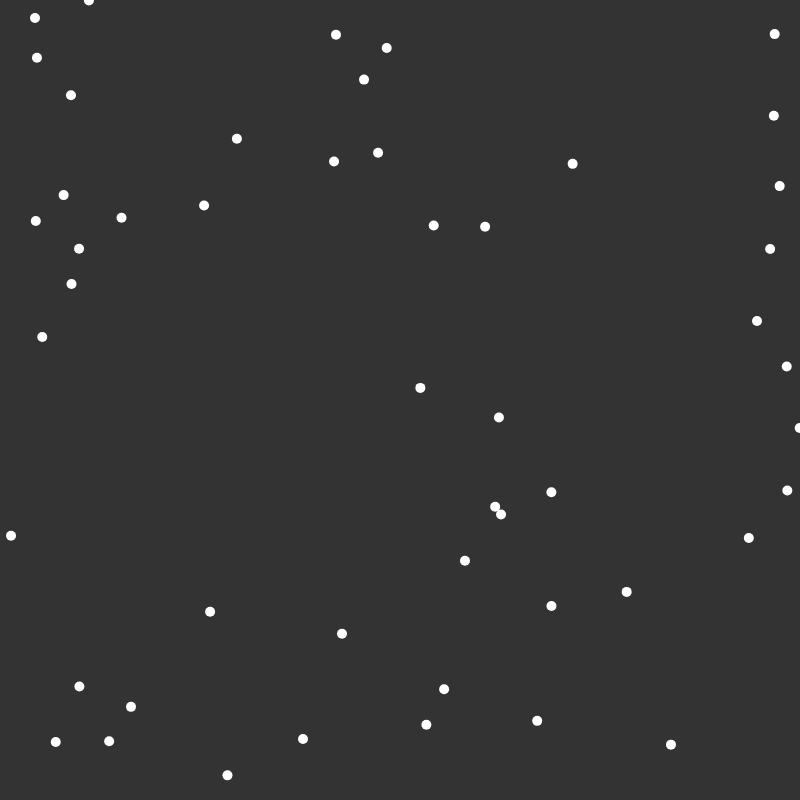
Frame 1 (no input)
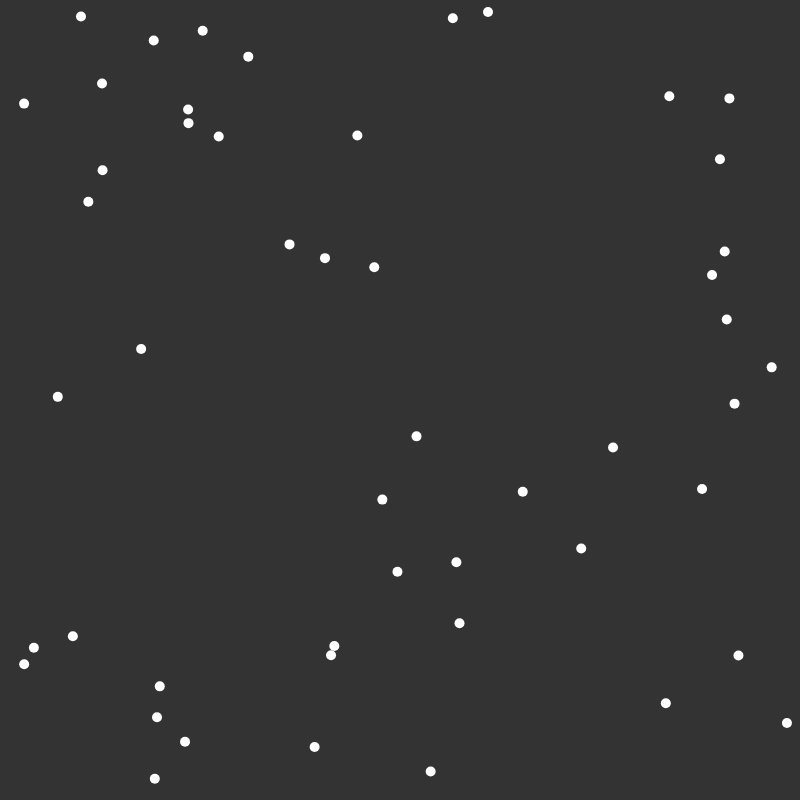
Frame 60 (no input)
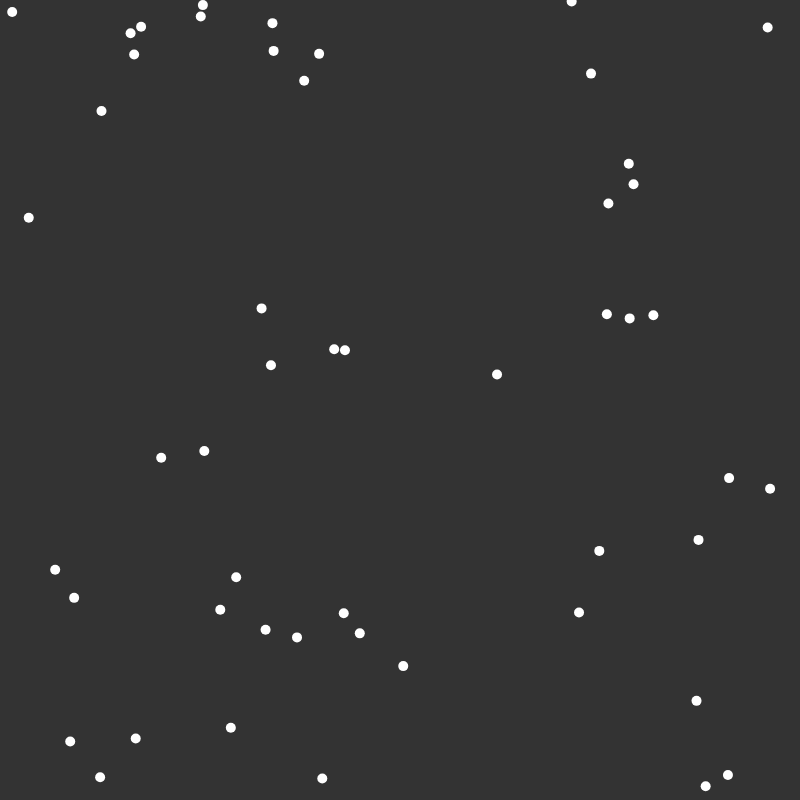
Frame 120 (the mouse pressed at the canvas centre since frame 60)

The p5.js sketch that drew these frames (run headless with seeded random() and noise() and a simulated clock; from frame 60 on, the mouse is pressed at the canvas centre):

// p5.js sketch
// ── sketch.js
let people = [];
let personSize = 10;
let speed = 2;
let crowdSize = 50;

function setup() {
  createCanvas(800, 800);
  for (let i = 0; i < crowdSize; i++) {
    people.push(
      new Person(
        floor(random(width)), floor(random(height))
        )
      );
  }
}

function draw() {
  background(51);
  for (let person of people) {
    person.update(people);
    person.show();
  }
}

function mousePressed() {
  for (let person of people) {
    const distance = dist(person.x, person.y, mouseX, mouseY);

    if (distance < 3 * personSize) {
      person.infected = true;
      sendOutCodes(person);
    }
  }
}

function sendOutCodes(person) {
  for(let other of people) {
    let uuids = person.uuids;
    other.sickCodes(uuids);
  }
  console.log('contact matching done');
}
// ── person.js
class Person {

    constructor(x, y) {
        this.x = x;
        this.y = y;
        this.velocity = p5.Vector.random2D();
        this.velocity.setMag(speed);
        // Create random key every day
        this.uuids = [this.createUUID()];
        this.broadcastingKey;

        // Create random key every 10 minutes that is broadcasted
        this.createBroadcastingKey(this.uuids[this.uuids.length - 1]).then((key) => {
            this.broadcastingKey = key;
        })


        setInterval(() => {
            this.uuids.push(this.createUUID());
        }, 10000);

        setInterval(async () => {
            this.broadcastingKey = await this.createBroadcastingKey(this.uuids[this.uuids.length - 1]);
        }, 1000);

        this.otherCodes = [];
        this.infected = false;
        this.wasInContactWithSickPerson = false;
    }

    update(people) {
        this.detectHit(people);

        // Stop moving after sick or quarantined;
        if(this.infected || this.wasInContactWithSickPerson) return;

        this.x += this.velocity.x;
        this.y += this.velocity.y;

        if(this.x < 0 || this.x > width) {
            this.velocity.x *= -1;
        }


        if(this.y < 0 || this.y > height) {
            this.velocity.y *= -1;
        }

    }

    detectHit(people) {
        for (let other of people) {
            if (other === this) continue;
            let distance = dist(this.x, this.y, other.x, other.y);

            if (distance <= personSize) {
                // Exchange keys
                this.exchangeCodes(other);


                // Bounce of each other
                let dx = other.x - this.x;
                let dy = other.y - this.y;
                let angle = atan2(dy, dx);
                let targetX = this.x + cos(angle) * personSize;
                let targetY = this.y + sin(angle) * personSize;
                let ax = (targetX - other.x) * 0.05;
                let ay = (targetY - other.y) * 0.05;

                this.velocity.x -= ax;
                this.velocity.y -= ay;
                this.velocity.setMag(speed);

                other.velocity.x += ax;
                other.velocity.y += ay;
                this.velocity.setMag(speed);
            }
        }
    }

    exchangeCodes(other) {
        if(this.otherCodes.indexOf(other.broadcastingKey) === -1) {
            this.otherCodes.push(other.broadcastingKey);
        }

        if(other.otherCodes.indexOf(this.broadcastingKey) === -1) {
            other.otherCodes.push(this.broadcastingKey);
        }
    }

    show() {
        noStroke();
        if(this.infected) {
            fill(255, 0, 0);
        } else if(this.wasInContactWithSickPerson) {
            fill(0, 0, 255);
        } else {
            fill(255);
        }
        ellipse(this.x, this.y, personSize, personSize);
    }

    async sickCodes(codes) {
        for (let code of codes) {
            for (let i = 0; i <= floor(frameCount / 100); i++) {
                let sha = await sha256(`${code}-${i}`);         
                if (this.otherCodes.indexOf(sha) !== -1) {
                    this.wasInContactWithSickPerson = true;
                }    
            }
        }
    }

    createUUID() {
        console.log('switching uuid');
        let result = '';
        const characters = 'ABCDEFGHIJKLMNOPQRSTUVWXYZabcdefghijklmnopqrstuvwxyz0123456789'.split('');
        for (let i = 0; i < 16; i++) {
            result += random(characters);
        }
        return result;
    }

    async createBroadcastingKey(uuid) {
        let timer = floor(frameCount / 100);
        return await sha256(`${uuid}-${timer}`);
    }
}

async function sha256(message) {
    // encode as UTF-8
    const msgBuffer = new TextEncoder('utf-8').encode(message);                    

    // hash the message
    const hashBuffer = await crypto.subtle.digest('SHA-256', msgBuffer);

    // convert ArrayBuffer to Array
    const hashArray = Array.from(new Uint8Array(hashBuffer));

    // convert bytes to hex string                  
    const hashHex = hashArray.map(b => ('00' + b.toString(16)).slice(-2)).join('');
    return hashHex;
}
